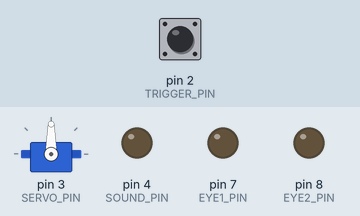
This sketch was run on a simulated Arduino Uno, built with avr-gcc and run on an emulated ATmega328P. On the bench: servo, output pins drawn as LEDs (lit = HIGH). The inputs (shaded band) are chosen by the test bench; at power-on: pin 2 (TRIGGER_PIN) HIGH. Random numbers use the default seed unless the sketch sets one.

Above: at 1.2 s.
1.3 s: pin 2 (TRIGGER_PIN) pulled LOW for 0.15 s
At 2.1 s:
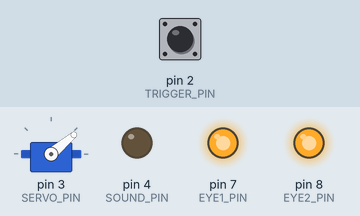
At 9.5 s:
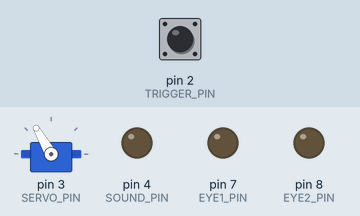
9.8 s: pin 2 (TRIGGER_PIN) pulled LOW for 1 s
At 11.4 s:
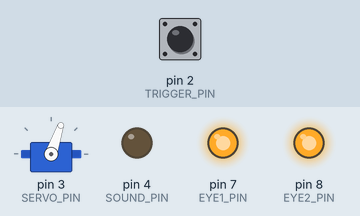
16.8 s: pin 2 (TRIGGER_PIN) pulled LOW for 3.2 s
Timing chart, 0 to 28.5 s (numbered marks = the images above; inputs shaded):
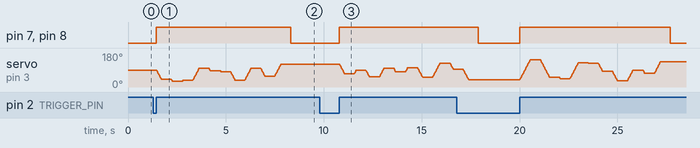

Measured:
- after the input at 1.3 s, pin 7 (EYE1_PIN), pin 8 (EYE2_PIN): LOW → HIGH after 0.15 s, → LOW 6.9 s later
- after the input at 9.8 s, pin 7 (EYE1_PIN), pin 8 (EYE2_PIN): LOW → HIGH after 1.0 s

The sketch:

simple_raven_mod.ino
```cpp
#include <Servo.h>


#define SERVO_PIN          3
#define TRIGGER_PIN        2
#define LED_PIN           13
#define EYE1_PIN           7
#define EYE2_PIN           8
#define SOUND_PIN          4
#define REFRESH_PERIOD_MS 20

int pos = 0;    // variable to store the servo position
int speed = 1;
int moveInterval = 5;
int maxPos = 150;
int minPos = 30;
volatile byte active = 0;
volatile byte shouldBlink = 0;
volatile byte shouldBlinkTwice = 0;
volatile byte shouldTwitch = 0;
volatile byte shouldCrow = 0;

Servo myservo;

void triggerIsr() {
  active=1;
}

void setup()
{
  pinMode(SOUND_PIN, OUTPUT);
  digitalWrite(SOUND_PIN, LOW);
  pinMode(EYE1_PIN, OUTPUT);
  pinMode(EYE2_PIN, OUTPUT);
  pinMode(TRIGGER_PIN, INPUT_PULLUP);
  attachInterrupt(digitalPinToInterrupt(TRIGGER_PIN), triggerIsr, RISING);
  myservo.attach(SERVO_PIN);
}

void loop()
{
   if (active) {
    for (int i=0; i<10; i++){
      shouldBlink = random(0, 1);
      if (shouldBlink==0) {
        digitalWrite(EYE1_PIN, HIGH);
        digitalWrite(EYE2_PIN, HIGH);
      }
      shouldBlinkTwice = random(0, 5);
      shouldCrow = random(0, 10);
      shouldTwitch = random(0, 2);
      int target = random(minPos, maxPos);
      birdMove (target);
      if (shouldCrow==0){
        digitalWrite(SOUND_PIN, HIGH);
      }
      if (shouldBlinkTwice=0) {
        digitalWrite(EYE1_PIN, LOW);
        digitalWrite(EYE2_PIN, LOW);
      }
      maybeTwitch();
      digitalWrite(SOUND_PIN, LOW);
      delay(500);
    }
    digitalWrite(EYE1_PIN, LOW);
    digitalWrite(EYE2_PIN, LOW);
    active=0;
  }
}

void birdMove (int dest) {
  int start = myservo.read();

  if (dest - start > 0) {
    for (pos = start; pos <= dest; pos += speed) {
      myservo.write(pos); // tell servo to go to position in variable 'pos'
      delay(moveInterval);
    }
  }
  else {
    for (pos = start; pos >= dest; pos -= speed) {
      myservo.write(pos);              // tell servo to go to position in variable 'pos'
      delay(moveInterval);
    }
  }
}

void maybeTwitch () {
  int shouldTwitch = random(1, 3);
  if (shouldTwitch == 3) {
    int timesTwitch = random(3, 5);
    int twitchCount = 0;
    for (twitchCount = 0; twitchCount <= timesTwitch; twitchCount += 1) {
      int min = pos - 10;
      int max = pos + 10;

      if (min < minPos) {
        min = minPos;
      }
      if (max > maxPos) {
        max = maxPos;
      }
      int target = random(min, max);
      birdMove(target);
    }
  }
}

void maybeBlink () {
  int shouldBLink = random(0, 1);
  if (shouldBLink == 0) {
    delay(1000);
    blink();
    int blinkTwice = random(1, 6);
    if (blinkTwice == 1) {
      delay(500);
      blink();
    }
  }
}

void blink () {
  delay(300);
}
```
